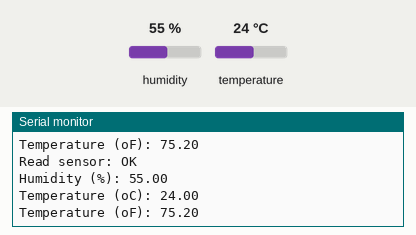
A sketch run on a simulated Arduino Uno, built with avr-gcc and run on an emulated ATmega328P. On the bench: the last lines printed to the serial monitor. The inputs (shaded band) are chosen by the test bench; at power-on: humidity 55 %, temperature 24 °C.

Above: at 2.8 s.
2.9 s: humidity set to 22 %
At 5.3 s:
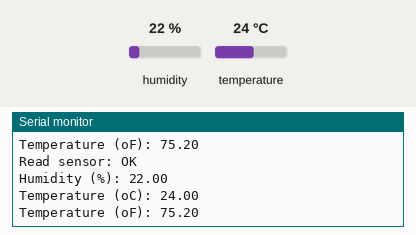
5.6 s: temperature set to 12 °C
At 7.5 s:
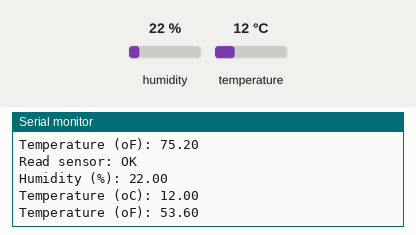
8.3 s: temperature set to 41 °C
At 11.6 s:
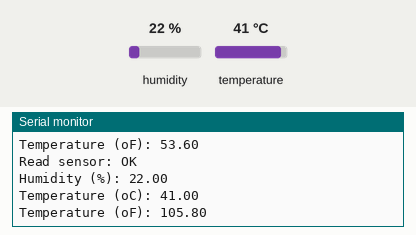
Timing chart, 0 to 13.1 s (numbered marks = the images above; inputs shaded):
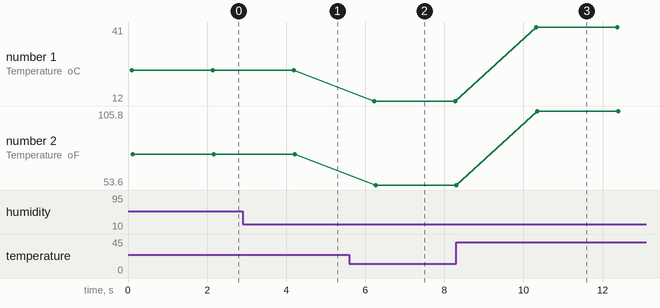

Measured:
- after the input at 2.9 s, the serial monitor: prints a new line after 1.3 s (image 1)
- after the input at 5.6 s, the serial monitor: prints a new line after 0.63 s (image 2)
- after the input at 8.3 s, the serial monitor: prints a new line after 2.0 s (image 3)
- plotted number 1: 24 → 12 after the input at 5.6 s, 12 → 41 after the input at 8.3 s
- plotted number 2: 75.2 → 53.6 after the input at 5.6 s, 53.6 → 105.8 after the input at 8.3 s

The sketch:

DHT11_sensor.ino
```cpp
#include <dht11.h>

dht11 DHT11;

#define DHT11PIN 2

void setup()

{

  Serial.begin(9600);

  Serial.println("DHT11 TEST PROGRAM ");

  Serial.print("LIBRARY VERSION: ");

  Serial.println(DHT11LIB_VERSION);

  Serial.println();

}

double Fahrenheit(double celsius)

{

  return 1.8 * celsius + 32;

}

void loop()

{

  Serial.println("\n");

  int chk = DHT11.read(DHT11PIN);

  Serial.print("Read sensor: ");

  switch (chk)

  {

    case 0: Serial.println("OK"); break;

    case -1: Serial.println("Checksum error"); break;

    case -2: Serial.println("Time out error"); break;

    default: Serial.println("Unknown error"); break;

  }

  Serial.print("Humidity (%): ");

  Serial.println((float)DHT11.humidity, 2);

  Serial.print("Temperature (oC): ");

  Serial.println((float)DHT11.temperature, 2);

  Serial.print("Temperature (oF): ");

  Serial.println(Fahrenheit(DHT11.temperature), 2);
  delay(2000);
}
```
